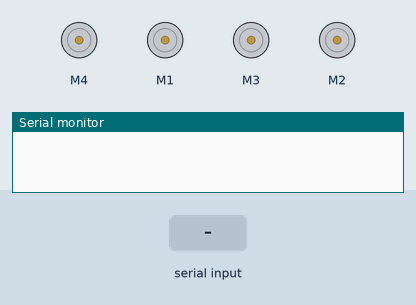
Recording of a sketch running on a simulated Arduino Uno, built with avr-gcc and run on an emulated ATmega328P. On the bench: 4 × DC motor (green arrow = forward, orange = backward, longer = faster), the last lines printed to the serial monitor. Inputs (shaded band) come from the test bench.

Above: at 1.2 s.
1.3 s: "90,45,200\n" received over the second serial link
At 2.2 s:
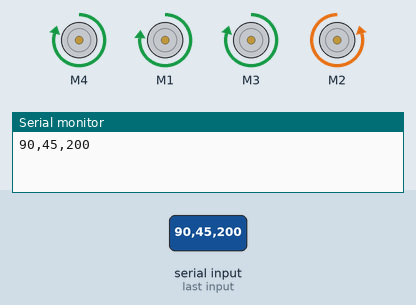
2.8 s: "30,150\n" received over the second serial link
At 4.0 s:
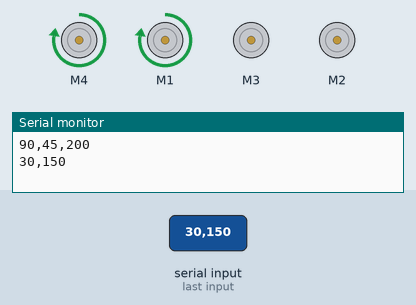
4.3 s: "200\n" received over the second serial link
At 4.6 s:
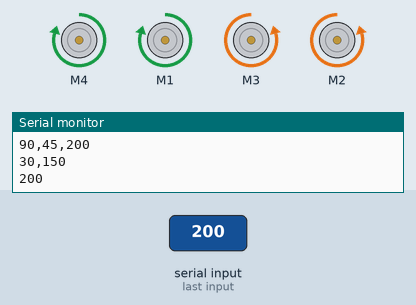
5.8 s: "30,150,10\n" received over the second serial link
At 6.9 s:
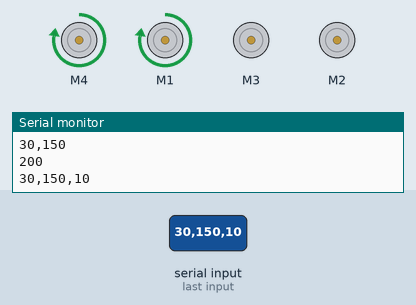
7.3 s: "90,45\n" received over the second serial link
At 8.5 s:
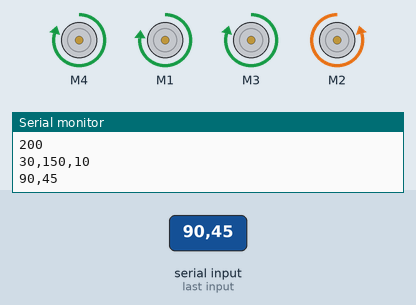
8.8 s: "200\n" received over the second serial link
At 9.2 s:
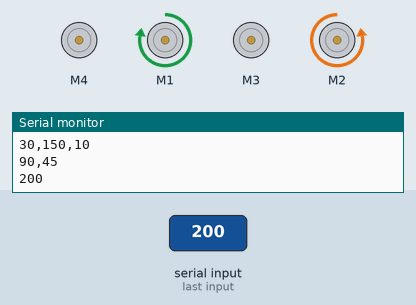
Timing chart, 0 to 11.3 s (numbered marks = the images above; inputs shaded):
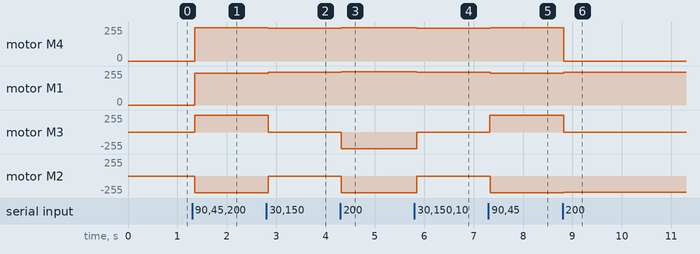

Measured:
- after the input at 1.3 s, motor M4, motor M3: stopped → forward 250/255 after 0.05 s; motor M1: stopped → forward 238/255 after 0.05 s; motor M2: stopped → backward 250/255 after 0.05 s
- after the input at 2.8 s, motor M4: forward 250/255 → forward 244/255 at once; motor M1: forward 238/255 → forward 244/255 at once; motor M3: forward 250/255 → stopped at once; motor M2: backward 250/255 → stopped at once
- after the input at 4.3 s, motor M4, motor M1: forward 244/255 → forward 250/255 at once; motor M3, motor M2: stopped → backward 250/255 at once
- after the input at 5.8 s, motor M4, motor M1: forward 250/255 → forward 244/255 after 0.05 s; motor M3, motor M2: backward 250/255 → stopped after 0.05 s
- after the input at 7.3 s, motor M4: forward 244/255 → forward 250/255 at once; motor M1: forward 244/255 → forward 238/255 at once; motor M3: stopped → forward 250/255 at once; motor M2: stopped → backward 250/255 at once
- after the input at 8.8 s, motor M4, motor M3: forward 250/255 → stopped at once; motor M1: forward 238/255 → forward 244/255 at once; motor M2: backward 250/255 → backward 244/255 at once

The sketch:

arduino.ino
```cpp
#include <SoftwareSerial.h>
#include <AFMotor.h>
#include <string.h>

SoftwareSerial mySerial(A4,A5);  //建立軟體串列埠腳位 (RX, TX)

AF_DCMotor motorleft1(4);
AF_DCMotor motorleft2(1);
AF_DCMotor motorright1(3);
AF_DCMotor motorright2(2);

double V1,V2,V3,V4;//motor speed
double x,y,a;

void setup() {
	Serial.begin(57600);
  	Serial.println();
  	mySerial.begin(57600);

  	motorleft1.run(RELEASE);
    motorleft2.run(RELEASE);
    motorright1.run(RELEASE);
    motorright2.run(RELEASE);
}

void loop() {
	//接收資料和解析
	while (!mySerial.available()) {}
	char strC[1024];
	int index=0;
	String str="";
    while (mySerial.available()) {
        char c = mySerial.read();
        if(c!='\r'){
            strC[index] = c;
            index++;
            str+=c;
        }
        delay(5);
    }
    char* stringPtr;
    stringPtr = strtok(strC,",");
    int data[5];
    int n=0;
    while (stringPtr!= NULL)
    {
    	data[n]=String(stringPtr).toInt();
    	n++;
    	stringPtr = strtok(NULL,",");
    }
    Serial.print(str);
    //接收資料和解析 END
    //Data: LY,LX,RY,RX,L2

    if(data[4]){
    	y=map(data[0],-1,255,-1,1);
    	x=map(data[1],1,255,1,-1);
    	a=map(data[3],-1,255,-1,1);
    }else{
    	y=map(data[0],-1,255,1,-1);
    	x=map(data[1],1,255,-1,1);
    	a=map(data[3],-1,255,-1,1);
    }

    V1 = y - x + a;
  	V2 = y + x - a;
  	V3 = y - x - a;
  	V4 = y + x + a;

  	motorR1speedcontrol(V1);
  	motorR2speedcontrol(V4);
  	motorL1speedcontrol(V2);
  	motorL2speedcontrol(V3);

}

void motorL1speedcontrol(double s)
{
  if(s>0){
    motorleft1.run(FORWARD);
    motorleft1.setSpeed(s*250);
  }
    if(s==0){
    motorleft1.run(RELEASE);
  }
    if(s<0){
    motorleft1.run(BACKWARD);
    motorleft1.setSpeed(-s*250);
  }
}
void motorL2speedcontrol(double s)
{
  if(s>0){
    motorleft2.run(FORWARD);
    motorleft2.setSpeed(s*250);
  }
    if(s==0){
    motorleft2.run(RELEASE);
  }
    if(s<0){
    motorleft2.run(BACKWARD);
    motorleft2.setSpeed(-s*250);
  }
}
void motorR1speedcontrol(double s)
{
  if(s>0){
    motorright1.run(FORWARD);
    motorright1.setSpeed(s*250);
  }
    if(s==0){
    motorright1.run(RELEASE);
  }
    if(s<0){
    motorright1.run(BACKWARD);
    motorright1.setSpeed(-s*250);
  }
}
void motorR2speedcontrol(double s)
{
  if(s>0){
    motorright2.run(FORWARD);
    motorright2.setSpeed(s*250);
  }
    if(s==0){
    motorright2.run(RELEASE);
  }
    if(s<0){
    motorright2.run(BACKWARD);
    motorright2.setSpeed(-s*250);
  }
}
```
